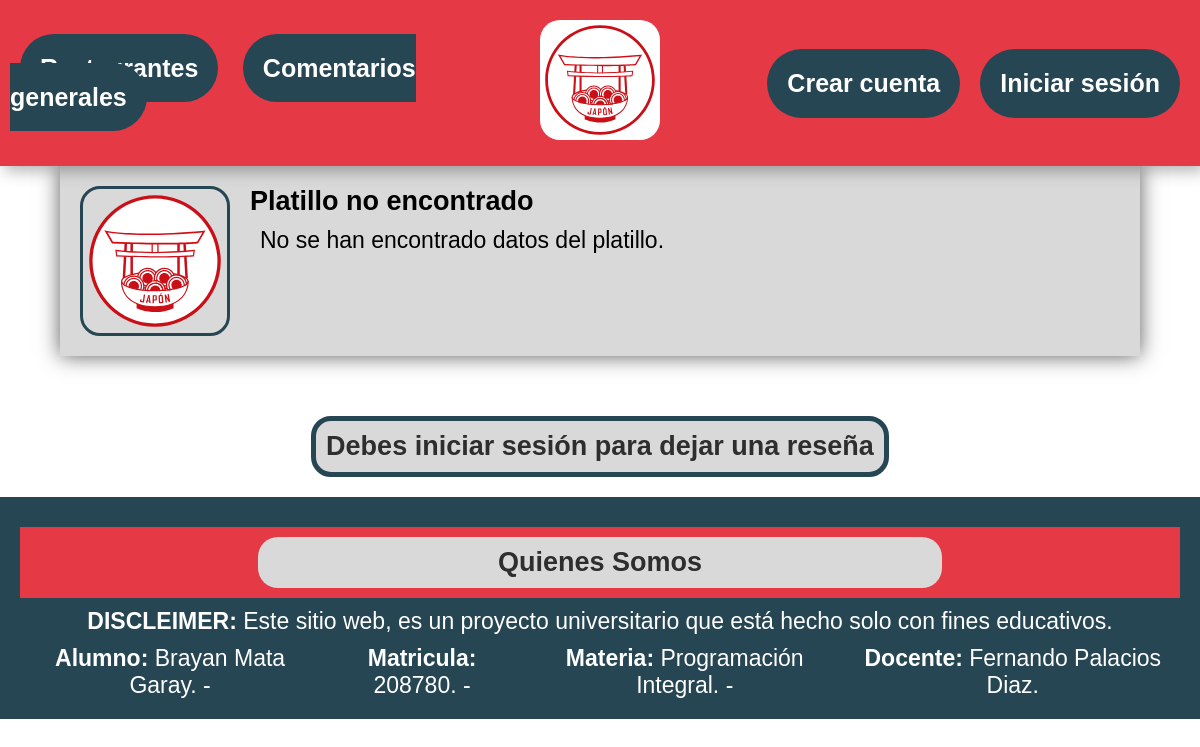
The app's page /Pagina_Cocina_Internacional/comida.php?platillo=Sushi 寿司, older data.
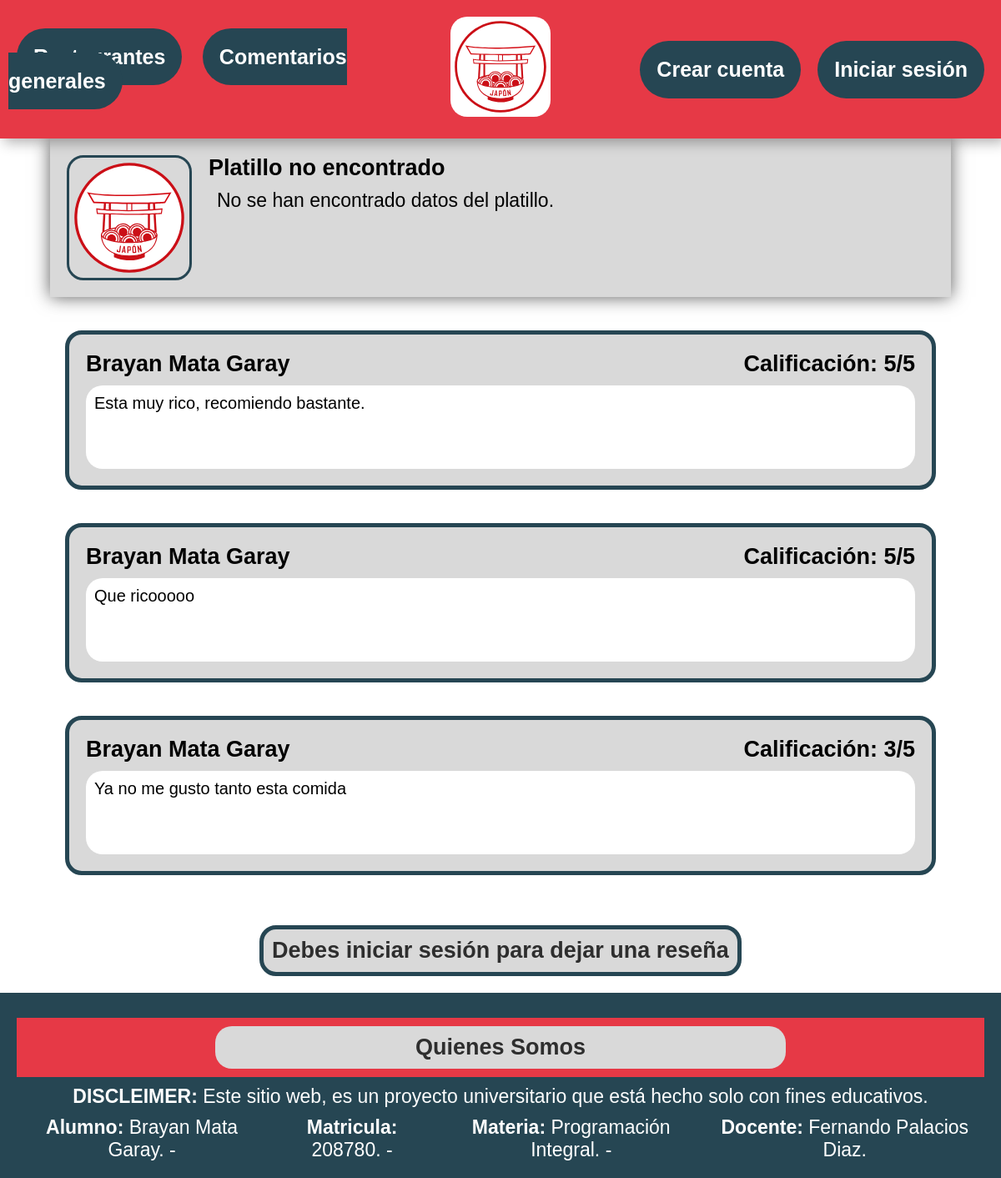
The same page, newer data.
### tables this page shows
CREATE TABLE `cocina_resenas` (
  `id_resena` int(11) NOT NULL,
  `id_usuario` int(11) NOT NULL,
  `platillo` varchar(300) NOT NULL DEFAULT 'General',
  `comentario` text NOT NULL,
  `calificacion` tinyint(4) NOT NULL CHECK (`calificacion` between 1 and 5),
  `fecha_resena` datetime DEFAULT current_timestamp()
);

CREATE TABLE `cocina_usuarios` (
  `id_usuario` int(11) NOT NULL,
  `nombre_usuario` varchar(50) NOT NULL,
  `correo` varchar(100) NOT NULL,
  `contrasena` varchar(255) NOT NULL,
  `tipo_usuario` enum('Estudiante','Docente','Externo') NOT NULL
);

### Pagina_Cocina_Internacional/comida.php (the view, shortened to what this page needs)
<?php
    require_once "php/conexion.php";
    $usuarioLogueado = $_SESSION["nombre_usuario"] ?? "Invitado";
    $platillo = $_GET['platillo'];
    $sql = "SELECT r.*, u.nombre_usuario
            FROM cocina_resenas r
            INNER JOIN cocina_usuarios u ON r.id_usuario = u.id_usuario
            WHERE r.platillo = ?";
    $stmt = $conn->prepare($sql);
    $stmt->bind_param("s", $platillo);
    $stmt->execute();
    $resultado = $stmt->get_result();
?>
<!DOCTYPE html>
<html lang="es">
<head>
    <link rel="stylesheet" href="css/estiloGeneral.css">
    <link rel="stylesheet" href="css/paletaColores.css">
    <link rel="stylesheet" href="css/estiloComida.css">
</head>
<body>
    <header>
        <nav>
            <a href="restaurante.php">Restaurantes</a>
            <a href="comentariosGenerales.php">Comentarios generales</a>
        </nav>
        <a href="index.php" class="logo"><img src="svg/Logo.svg" alt="logo"></a>
        <div>
            <?php if (isset($_SESSION['nombre_usuario'])): ?>
                <a href="php/cerrarSeccion.php">Cerrar sesión</a>
            <?php else: ?>
                <a href="crearCuenta.html">Crear cuenta</a>
                <a href="iniciarSeccion.html">Iniciar sesión</a>
            <?php endif; ?>
        </div>
    </header>
    <main>
        <div class="descipcionPlatillo">
            <img src="svg/Logo.svg" alt="Platillo">
            <div class="descripcion">
                <h3>
                </h3>
                <p>
                </p>
            </div>
        </div>
        <div class="con-comentarios">
            <?php
                if ($resultado->num_rows > 0) {
                    while ($fila = $resultado->fetch_assoc()) {
                        echo '
                        <div class="comentarios">
                            <div class="datoUsuario">
                                <h3>' . htmlspecialchars($fila["nombre_usuario"]) . '</h3>
                                <h3>Calificación: ' . $fila["calificacion"] . '/5</h3>
                            </div>
                            <div class="comentario">
                                <p>' . nl2br(htmlspecialchars($fila["comentario"])) . '</p>
                            </div>
                        </div>';
                    }
                }
            ?>
        </div>
        <?php if ($usuarioLogueado === "Invitado"): ?>
        <a href="iniciarSeccion.html" class="avisoInvitado">
            <h3>Debes iniciar sesión para dejar una reseña</h3>
        </a>
        <?php endif; ?>
    </main>
    <footer>
        <div class="sobresNosotros">
            <a href="quienesSomos.html"><h3>Quienes Somos</h3></a>
        </div>
        <div class="aviso">
            <p>
                <b>DISCLEIMER:</b> Este sitio web, es un proyecto universitario que está hecho solo
                con fines educativos.
            </p>
        </div>
        <div class="datosP">
            <p><b>Alumno:</b> Brayan Mata Garay. -</p>
            <p><b>Matricula:</b> 208780. -</p>
            <p><b>Materia:</b> Programación Integral. -</p>
            <p><b>Docente:</b> Fernando Palacios Diaz.</p>
        </div>
    </footer>
</body>
</html>

Row changes from the older to the newer data that the page shows:
added cocina_resenas: id_usuario.nombre_usuario "Brayan Mata Garay", calificacion "5", comentario "Esta muy rico, recomiendo bastante."
added cocina_resenas: id_usuario.nombre_usuario "Brayan Mata Garay", calificacion "5", comentario "Que ricooooo"
added cocina_resenas: id_usuario.nombre_usuario "Brayan Mata Garay", calificacion "3", comentario "Ya no me gusto tanto esta comida"
